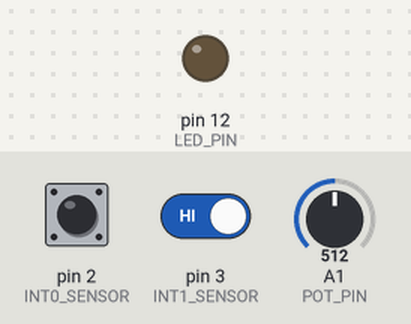
This sketch was run on a simulated Arduino Uno, built with avr-gcc and run on an emulated ATmega328P. On the bench: output pins drawn as LEDs (lit = HIGH). Inputs (shaded band) come from the test bench; at power-on: pin 2 (INT0_SENSOR) HIGH, pin 3 (INT1_SENSOR) HIGH, A1 (POT_PIN) = 512. What the sketch prints to the serial monitor is not drawn.

Above: at 1.2 s.
1.3 s: pin 2 (INT0_SENSOR) pulsed LOW 2 times (0.12 s each, 0.3 s apart)
At 1.7 s:
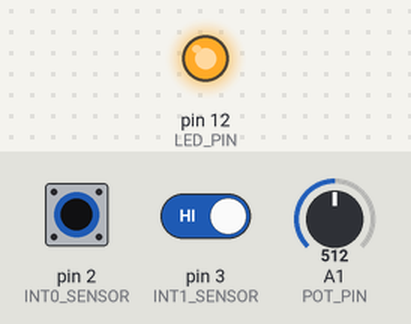
Timing chart, 0 to 4.3 s (numbered marks = the images above; inputs shaded):
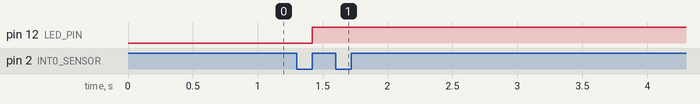

Measured:
- after the input at 1.3 s, pin 12 (LED_PIN): LOW → HIGH after 0.12 s

The sketch:

SIT315_M1.T3C_code.ino
```cpp
// Global variables
const byte INT0_SENSOR = 2;
const byte INT1_SENSOR = 3;
const byte LED_PIN = 12;
const uint8_t POT_PIN = A1;
byte sensorState;
int priorPotVal = 0;
int dwellTime; // This sets the time the LED should stay on after motion has ceased
int secondsRemaining = 0; //  This tracks how many seconds are remaining before the LED turns off, after motion has ceased.

// Setup code that runs once on startup
void setup()
{
  // Set up our pins
  pinMode(INT0_SENSOR, INPUT_PULLUP);
  pinMode(INT1_SENSOR, INPUT_PULLUP);
  pinMode(LED_PIN, OUTPUT);

  // Attach an interrupt to our sensor pins, and have them turn on the LED when it triggers.
  attachInterrupt(
  	digitalPinToInterrupt(INT0_SENSOR),
    triggerSensorLight,
    RISING
   );
  attachInterrupt(
  	digitalPinToInterrupt(INT1_SENSOR),
    triggerSensorLight,
    RISING
   );

  // Open our serial port to print debugging info
  Serial.begin(9600);
}

// Our loop just periodically calls setDwellTime, which reads the potentiometer
void loop() {
  setDwellTime();
  delay(100);
}

// Our function to turn on the LED, which is called when the interrupt is triggered.
void triggerSensorLight() {
  digitalWrite(LED_PIN, HIGH);
  startTimer();
}

// Function to read our potentiometer and set the dwell time of the LED to a value of 1-30 seconds based on the pot's position.
void setDwellTime() {
  int potVal = analogRead(POT_PIN);
  if (potVal != priorPotVal) {
    dwellTime = map(potVal, 0, 1023, 1, 30);

    // Print to serial for debugging purposes.
    Serial.print("Dwell time: ");
    Serial.print(dwellTime);
    Serial.println(" seconds.");

    priorPotVal = potVal;
  }
}

// A one-second timer. This This timer decrements the dwellTime, which allows us to have longer timers, e.g. up to 30 seconds.
void startTimer(){
  noInterrupts();

  TCCR1A = 0;
  TCCR1B = B00000101; // Set prescaler to 1024, per ATmega8A datasheet
  TCCR1B |= (1 << WGM12); // Set CTC ('clear timer on compare')
  TCNT1 = 0;
  OCR1A = 16000000 / (1024) - 1; // One second threshold
  TIMSK1 |= (1 << OCIE1A); // Set COMPA interrupt

  interrupts();
}

// When timer interrupt triggers every second, this code runs
ISR(TIMER1_COMPA_vect){

  // Motion on either sensor counts as ongoing motion.
  byte motionOngoing = digitalRead(INT0_SENSOR)|| digitalRead(INT1_SENSOR);
  // If motion is still ongoing, don't start counting down the seconds remaining on the LED.
  if (!motionOngoing) {
    // If our timer's hit zero, turn the LED off
    if (secondsRemaining == 0) {
      digitalWrite(LED_PIN, LOW);
      return;
    }
    // Otherwise, decrement the seconds remaining and start another one-second timer.
    secondsRemaining -= 1;
  	startTimer();
  } else {
    // If motion is ongoing, reset the seconds remaining on the LED to the dwell time
    secondsRemaining = dwellTime;
  }

}
```
